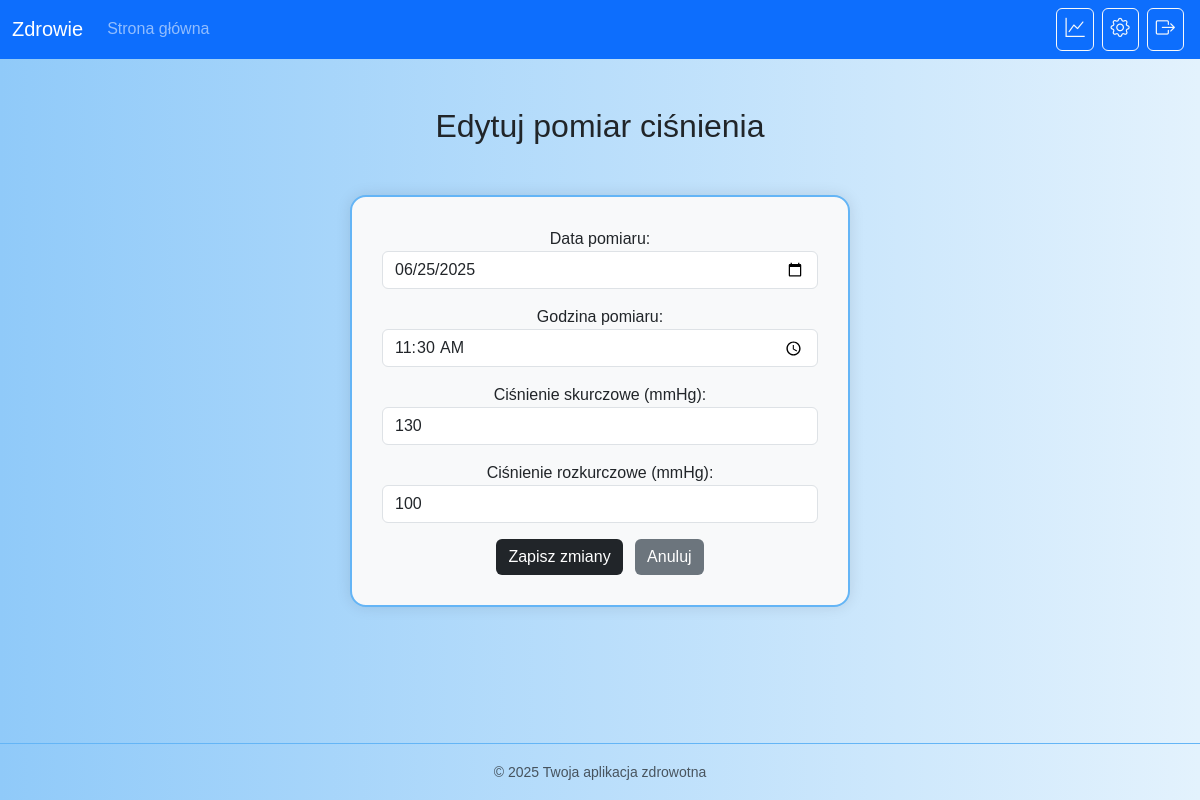
/pressure/edit/11/ (signed in), run on the app's committed database.
### pressure/models.py (models this page shows, shortened)
class PressureMeasurement(models.Model):
    user = models.ForeignKey(settings.AUTH_USER_MODEL, on_delete=models.CASCADE)
    systolic = models.IntegerField(verbose_name="Ciśnienie skurczowe (mmHg)")
    diastolic = models.IntegerField(verbose_name="Ciśnienie rozkurczowe (mmHg)")
    date = models.DateField(verbose_name="Data pomiaru")
    time = models.TimeField(verbose_name="Godzina pomiaru")

### pressure/views.py (the view)
# urls.py: path('edit/<int:measurement_id>/', views.edit_pressure, name='edit_pressure'),
def edit_pressure(request, measurement_id):
    measurement = get_object_or_404(PressureMeasurement, id=measurement_id, user=request.user)
    if request.method == 'POST':
        form = PressureMeasurementForm(request.POST, instance=measurement)
        if form.is_valid():
            form.save()
            messages.success(request, 'Pomyślnie zaktualizowano pomiar ciśnienia.')
            return redirect('pressure_results')
    else:
        form = PressureMeasurementForm(instance=measurement)
    return render(request, 'pressure/edit_pressure.html', {'form': form})

### pressure/forms.py
class PressureMeasurementForm(forms.ModelForm):
    class Meta:
        model = PressureMeasurement
        fields = ['date', 'time', 'systolic', 'diastolic']
        widgets = {
            'date': forms.DateInput(format='%Y-%m-%d', attrs={
                'type': 'date',
                'class': 'form-control'
            }),
            'time': forms.TimeInput(attrs={'type': 'time', 'class': 'form-control'}),
            'systolic': forms.NumberInput(attrs={'class': 'form-control', 'placeholder': 'np. 120'}),
            'diastolic': forms.NumberInput(attrs={'class': 'form-control', 'placeholder': 'np. 80'}),
        }

### pressure/templates/pressure/edit_pressure.html (shortened to what this page needs)
{% extends 'core/base.html' %}
{% load static %}
{% block content %}
<div class="container mt-5">
    <h2 class="text-center mb-4">Edytuj pomiar ciśnienia</h2>
    <div class="form-container">
        <form method="post">
            {{ form.as_p }}
            <button type="submit" class="btn btn-dark">Zapisz zmiany</button>
            <a href="{% url 'pressure_results' %}" class="btn btn-secondary ms-2">Anuluj</a>
        </form>
    </div>
</div>
{% endblock %}

### core/static/css/style.css (style rules this page uses)
body { background: linear-gradient(to right, #90caf9, #e3f2fd); min-height: 100vh; margin: 0; font-family: Arial, sans-serif; }
.form-container { background-color: #f8f9fa; border: 2px solid #64b5f6; border-radius: 1rem; max-width: 500px; width: 90%; padding: 30px; margin: 50px auto; box-shadow: 0 0 15px rgba(0, 0, 0, 0.1); text-align: center; }
.btn-dark { background-color: #212529 !important; color: #ffffff !important; border: none !important; transition: 0.3s !important; }
.btn-secondary { background-color: #6c757d !important; color: #ffffff !important; border: none !important; transition: 0.3s !important; }

### data on the page
PressureMeasurement: date "06/25/2025", time "11:30:00", systolic "130", diastolic "100"
